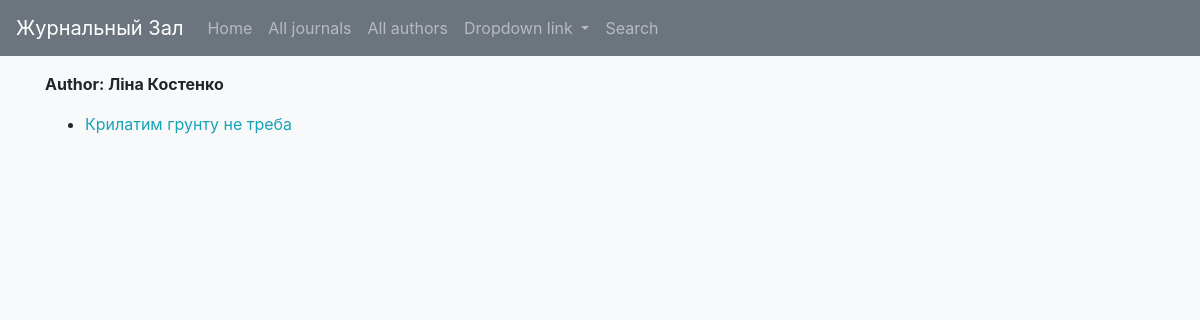
/catalog/author/3, run on an earlier commit of the app's database.
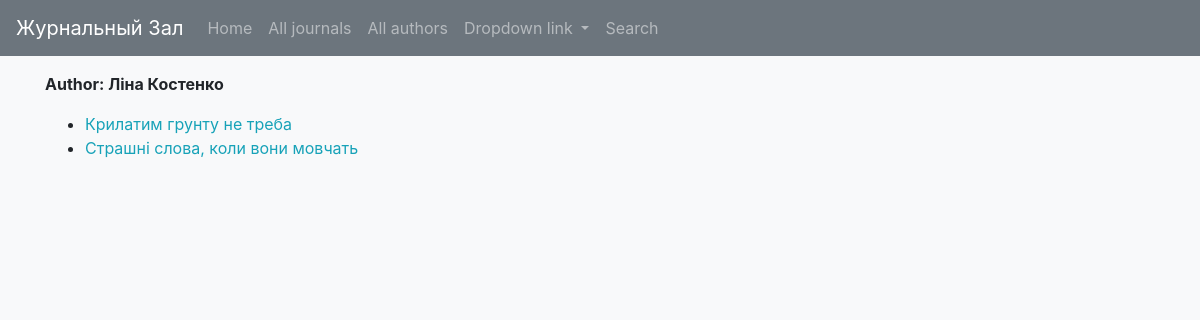
And on a later commit of the database.
### catalog/models.py (models this page shows, shortened)
class Publication(models.Model):
    title = models.TextField(help_text='Text of the publication', blank=True,)
    author = models.ForeignKey(Author, on_delete=models.SET_NULL, max_length=200, null=True,)
    journal = models.ForeignKey(Journal, on_delete=models.SET_NULL, max_length=200, null=True,)
    text = models.TextField(help_text='Text of the publication', blank=True,)
    year = models.IntegerField(null=True, blank=True, default=None,)
    issue = models.ForeignKey(Edition, on_delete=models.SET_NULL, max_length=200, null=True,)
    url = models.TextField(help_text='Text of the publication', blank=True,)
    def get_absolute_url(self):
        return reverse('publication-detail', args=[str(self.id)])

### catalog/views.py (the view)
# urls.py: path('author/<int:pk>', views.AuthorDetailView.as_view(), name='author-detail'),
class AuthorDetailView(generic.DetailView):
    model = Author

### catalog/templates/catalog/author_detail.html
{% extends "catalog/base_generic.html" %}
{% block content %}
<p><strong>Author: {{ author.first_name }} {{ author.last_name }} </strong>
    {% if author.publication_set.all %}
    <ul>
      {% for publication in author.publication_set.all %}
        <li>
          <a class="text-info" href="{{ publication.get_absolute_url }}">{{ publication.title }}</a>
        </li>
      {% endfor %}
    </ul>
    {% else %}
      <p>У этого автора нет публикаций. </p>
    {% endif %}
{% endblock %}

What changed in the data, as far as the page shows it:
now on this page (row edited): Publication: title "Страшні слова, коли вони мовчать"
